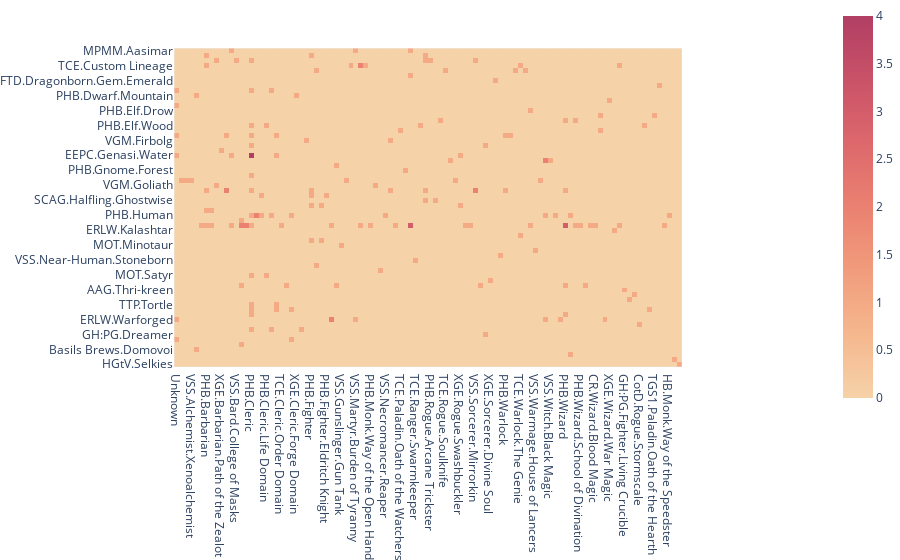

Source (notebook cell):
### Code cell
Tab_Rac = pd.read_csv('/home/jovyan/Data/Race.csv')
Tab_Cla = pd.read_csv('/home/jovyan/Data/Class_Level.csv')
Tab_Cha = pd.read_csv('/home/jovyan/Data/Characters.csv')

data = []
List_Race  = []
for x1, y1 in Tab_Rac.iterrows():
    if Tab_Rac.at[x1,'Count'] > 0:
        List_Race.append(Tab_Rac.at[x1,'Tag2'])

List_Class = []
for x1, y1 in Tab_Cla.iterrows():
    if Tab_Cla.at[x1,'C_Count'] > 0:
        List_Class.append(Tab_Cla.at[x1,'Tag2'])

for y1 in List_Race:
    Ro = []
    for y2 in List_Class:
        Con=0
        Con=len(Tab_Cha.query("Race=='"+y1+"' and `Class Breakdown`.str.contains('"+y2+"')").index)
        Ro.append(Con)
    data.append(Ro)

fig = px.imshow(data,
                x=List_Class,
                y=List_Race,
                color_continuous_scale='Redor'
               )

fig.update_xaxes(side="bottom")
fig.update_layout(autosize=True, height=1000)
fig.update_layout(margin = dict(t=0, l=1, r=0, b=0, autoexpand=True))
fig.show()

### Figure 1 — Plotly figure (JSON) as saved in the notebook; plotly's stock layout.template omitted (floating-point values rounded to 4 significant figures; data arrays with more than 128 entries replaced by an {"elided": "..."} marker saying what was removed)
{"data": [{"coloraxis": "coloraxis", "name": "0", "x": ["Unknown", "VSS.Alchemist.Mutagenist", "VSS.Alchemist.Ooze Rancher", "VSS.Alchemist.Xenoalchemist", "TCE.Artificer.Armorer", "TCE.Artificer.Battle Smith", "PHB.Barbarian", "PHB.Barbarian.Path of the Totem Warrior", "XGE.Barbarian.Path of the Ancestral Guardian", "XGE.Barbarian.Path of the Zealot", "PHB.Bard.College of Lore", "TCE.Bard.College of Eloquence", "VSS.Bard.College of Masks", "CR.Blood Hunter.Order of the Lycan", "CR.Blood Hunter.Order of the Profane Soul.The Hexblade", "PHB.Cleric", "CR.Cleric.Moon Domain", "DMG.Cleric.Death Domain", "PHB.Cleric.Life Domain", "PHB.Cleric.Light Domain", "PHB.Cleric.Tempest Domain", "TCE.Cleric.Order Domain", "TCE.Cleric.Peace Domain", "TCE.Cleric.Twilight Domain", "XGE.Cleric.Forge Domain", "XGE.Cleric.Grave Domain", "XGE.Druid.Circle of the Shepherd", "PHB.Fighter", "EGW.Fighter.Echo Knight", "PHB.Fighter.Battle Master", "PHB.Fighter.Eldritch Knight", "TCE.Fighter.Rune Knight", "XGE.Fighter.Samurai", "VSS.Gunslinger.Gun Tank", "VSS.Gunslinger.White Hat", "VSS.Martyr.Burden of Mercy", "VSS.Martyr.Burden of Tyranny", "PHB.Monk", "PHB.Monk.Way of Shadow", "PHB.Monk.Way of the Open Hand", "VSS.Necromancer.Pharaoh", "VSS.Necromancer.Reanimator", "VSS.Necromancer.Reaper", "PHB.Paladin", "CR.Paladin.Oath of the Open Sea", "TCE.Paladin.Oath of the Watchers", "VSS.Paladin.Oath of the Sun", "XGE.Paladin.Oath of Conquest", "TCE.Ranger.Swarmkeeper", "XGE.Ranger.Horizon Walker", "PHB.Rogue", "PHB.Rogue.Arcane Trickster", "PHB.Rogue.Assassin", "TCE.Rogue.Phantom", "TCE.Rogue.Soulknife", "VSS.Rogue.Titan Slayer", "XGE.Rogue.Scout", "XGE.Rogue.Swashbuckler", "HB.Rogue.Kinslayer", "TCE.Sorcerer.Clockwork Soul", "VSS.Sorcerer.Mirrorkin", "VSS.Sorcerer.Reincarnated Hero", "VSS.Sorcerer.Toon Magic", "XGE.Sorcerer.Divine Soul", "HB.Vessel.Altered Mage", "VSS.Warden.Bloodwrath Guardian", "PHB.Warlock", "PHB.Warlock.The Archfey", "TCE.Warlock.The Fathomless", "TCE.Warlock.The Genie", "VRGR.Warlock.The Undead", "XGE.Warlock.The Hexblade", "VSS.Warmage.House of Lancers", "VSS.Warmage.House of Pawns", "VSS.Witch", "VSS.Witch.Black Magic", "VSS.Witch.Blood Magic", "VSS.Witch.Steel Magic", "PHB.Wizard", "EGW.Wizard.Chronurgy Magic", "PHB.Wizard.School of Abjuration", "PHB.Wizard.School of Divination", "PHB.Wizard.School of Illusion", "PHB.Wizard.School of Necromancy", "CR.Wizard.Blood Magic", "TCE.Wizard.Bladesinging", "VSS.Wizard.Magic Missile Mage", "XGE.Wizard.War Magic", "GH:PG.Cleric.Eldritch Domain", "GH:PG.Cleric.Inquisition Domain", "GH:PG.Fighter.Living Crucible", "HB.Cleric.Garlic Bread Domain", "CotD.Bard.College of Playful Mockery", "CotD.Rogue.Stormscale", "TGS1.Bard.College of Dance", "TGS1.Cleric.Astral Domain", "TGS1.Paladin.Oath of the Hearth", "TGS1.Sorcerer.Frost Magic", "TGS1.Warlock.The Astral Griffon", "HB.Monk.Way of the Speedster", "HGtV.Monk.Way of the Dancing Current", "HGtV.Rogue.Dreadmask"], "y": ["MPMM.Aasimar", "VGM.Bugbear", "ERLW.Changeling", "TCE.Custom Lineage", "VRGR.Dhampir", "FTD.Dragonborn.Gem.Amethyst", "FTD.Dragonborn.Gem.Emerald", "FTD.Dragonborn.Gem.Sapphire", "PHB.Dwarf.Hill", "PHB.Dwarf.Mountain", "MPMM.Eladrin", "PHB.Elf", "PHB.Elf.Drow", "EGW.Elf.Pallid", "MTF.Elf.Shadar-kai", "PHB.Elf.Wood", "WGE.Elf.Wood.Aereni", "WBtW.Fairy", "VGM.Firbolg", "EEPC.Genasi.Earth", "EEPC.Genasi.Fire", "EEPC.Genasi.Water", "VSS.Geppettin.Bisque", "AAG.Giff", "PHB.Gnome.Forest", "DMG.Goblin", "ERLW.Goblin", "VGM.Goliath", "PHB.Half-Elf", "PHB.Half-Orc", "SCAG.Halfling.Ghostwise", "PHB.Halfling.Stout", "ERLW.Hobgoblin", "PHB.Human", "PSI.Human.Innistrad", "PHB.Human.Variant", "ERLW.Kalashtar", "MPMM.Kobold", "VGM.Kobold", "MOT.Minotaur", "VSS.Near-Human", "VSS.Near-Human.Mul", "VSS.Near-Human.Stoneborn", "AAG.Plasmoid", "VRGR.Reborn", "MOT.Satyr", "VSS.Spirithost", "VGM.Tabaxi", "AAG.Thri-kreen", "MTF.Tiefling.Levistus", "MTF.Tiefling.Mephistopheles", "TTP.Tortle", "VGM.Triton", "GGR.Vedalken", "ERLW.Warforged", "VGM.Yuan-ti Pureblood", "Point_Hat.Brownie", "GH:PG.Dreamer", "SCPC.Awakened Blight", "HCKOG.Kitsune.Rage", "Basils Brews.Domovoi", "Sisalik.Sisalik", "TEB.Deepling", "HGtV.Selkies"], "z": {"elided": "64x102 int values"}, "type": "heatmap", "xaxis": "x", "yaxis": "y", "hovertemplate": "x: %{x}<br>y: %{y}<br>color: %{z}<extra></extra>"}], "layout": {"xaxis": {"anchor": "y", "domain": [0.1738, 0.8262], "scaleanchor": "y", "constrain": "domain", "side": "bottom", "type": "category", "range": [-0.5, 101.5], "autorange": true}, "yaxis": {"anchor": "x", "domain": [0, 1], "autorange": true, "constrain": "domain", "type": "category", "range": [63.5, -0.5]}, "coloraxis": {"colorscale": [[0, "rgb(246, 210, 169)"], [0.1667, "rgb(245, 183, 142)"], [0.3333, "rgb(241, 156, 124)"], [0.5, "rgb(234, 129, 113)"], [0.6667, "rgb(221, 104, 108)"], [0.8333, "rgb(202, 82, 104)"], [1, "rgb(177, 63, 100)"]]}, "margin": {"t": 0, "l": 1, "r": 0, "b": 0, "autoexpand": true}, "autosize": true}}
